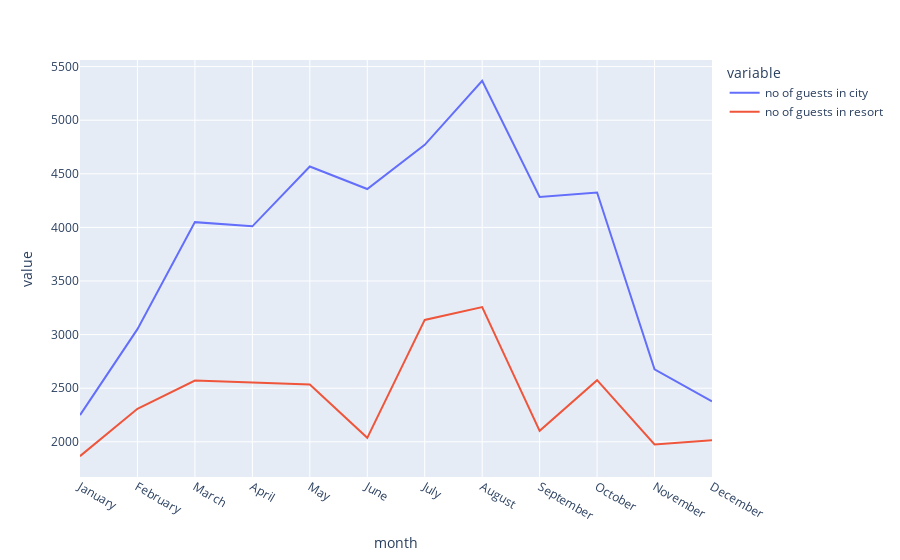

The notebook cell saved with this chart:
### Code cell
px.line(data_frame = sort_final_rush, x ='month',y =  ['month','no of guests in city','no of guests in resort'])

### Figure 1 — Plotly figure (JSON) as saved in the notebook; plotly's stock layout.template omitted (floating-point values rounded to 4 significant figures)
{"data": [{"hovertemplate": "variable=no of guests in city<br>month=%{x}<br>value=%{y}<extra></extra>", "legendgroup": "no of guests in city", "line": {"color": "#636efa", "dash": "solid"}, "marker": {"symbol": "circle"}, "mode": "lines", "name": "no of guests in city", "orientation": "v", "showlegend": true, "type": "scatter", "x": ["January", "February", "March", "April", "May", "June", "July", "August", "September", "October", "November", "December"], "xaxis": "x", "y": [2249, 3051, 4049, 4010, 4568, 4358, 4770, 5367, 4283, 4326, 2676, 2377], "yaxis": "y"}, {"hovertemplate": "variable=no of guests in resort<br>month=%{x}<br>value=%{y}<extra></extra>", "legendgroup": "no of guests in resort", "line": {"color": "#EF553B", "dash": "solid"}, "marker": {"symbol": "circle"}, "mode": "lines", "name": "no of guests in resort", "orientation": "v", "showlegend": true, "type": "scatter", "x": ["January", "February", "March", "April", "May", "June", "July", "August", "September", "October", "November", "December"], "xaxis": "x", "y": [1866, 2308, 2571, 2550, 2535, 2037, 3137, 3257, 2102, 2575, 1975, 2014], "yaxis": "y"}], "layout": {"legend": {"title": {"text": "variable"}, "tracegroupgap": 0}, "margin": {"t": 60}, "xaxis": {"anchor": "y", "domain": [0, 1], "title": {"text": "month"}}, "yaxis": {"anchor": "x", "domain": [0, 1], "title": {"text": "value"}}}}
